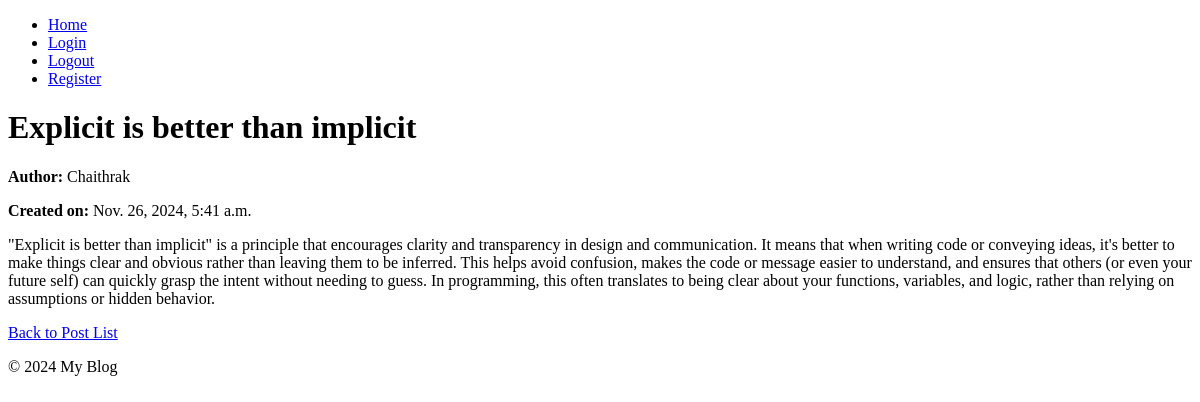
The app's page /blog/post/2/ with its own data.
### blog/models.py (models this page shows, shortened)
class Post(models.Model):
    title = models.CharField(max_length=200)
    body = models.TextField()
    created_at = models.DateTimeField(auto_now_add=True)
    updated_at = models.DateTimeField(auto_now=True)
    author = models.ForeignKey(User, on_delete=models.CASCADE)

### blog/views.py (the view)
# urls.py: path('post/<int:post_id>/', views.post_detail, name='post_detail'),
def post_detail(request, post_id):
    post = get_object_or_404(Post, id=post_id)
    return render(request, 'blog/post_detail.html', {'post': post})

### blog/templates/blog/post_detail.html (shortened to what this page needs)
{% extends 'base.html' %}
{% block content %}
    <h1>{{ post.title }}</h1>
    <p><strong>Author:</strong> {{ post.author.username }}</p>
    <p><strong>Created on:</strong> {{ post.created_at }}</p>
    <div>
        <p>{{ post.body }}</p>
    </div>
    <a href="{% url 'post_list' %}">Back to Post List</a>
{% endblock %}

### records on screen
Post: title "Explicit is better than implicit", author.username "Chaithrak", created_at "Nov. 26, 2024, 5:41 a.m.", body "\"Explicit is better than implicit\" is a principle that encourages clarity and transparency in design and communication. It means that when writing code or conveying ideas, it's better to make things clear and obvious rather than leaving them to be inferred. This helps avoid confusion, makes the code or message easier to understand, and ensures that others (or even your future self) can quickly grasp the intent without needing to guess. In programming, this often translates to being clear about your functions, variables, and logic, rather than relying on assumptions or hidden behavior."
